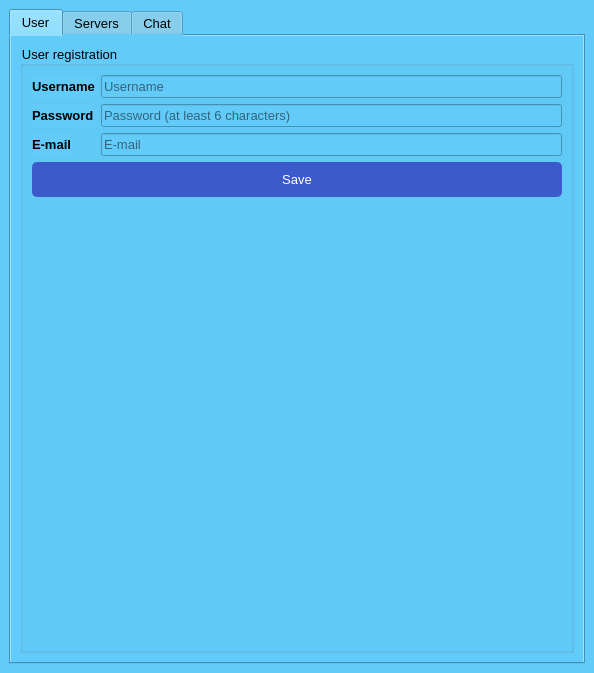
<?xml version="1.0" encoding="UTF-8"?>
<ui version="4.0">
 <class>MainWindow</class>
 <widget class="QMainWindow" name="MainWindow">
  <property name="geometry">
   <rect>
    <x>0</x>
    <y>0</y>
    <width>594</width>
    <height>673</height>
   </rect>
  </property>
  <property name="windowTitle">
   <string>RSA Chat</string>
  </property>
  <property name="styleSheet">
   <string notr="true">background: #62cbf9</string>
  </property>
  <widget class="QWidget" name="centralwidget">
   <layout class="QVBoxLayout" name="verticalLayout_2">
    <item>
     <widget class="QTabWidget" name="tabWidget">
      <property name="enabled">
       <bool>true</bool>
      </property>
      <property name="sizePolicy">
       <sizepolicy hsizetype="MinimumExpanding" vsizetype="Expanding">
        <horstretch>0</horstretch>
        <verstretch>0</verstretch>
       </sizepolicy>
      </property>
      <property name="contextMenuPolicy">
       <enum>Qt::DefaultContextMenu</enum>
      </property>
      <property name="acceptDrops">
       <bool>false</bool>
      </property>
      <property name="styleSheet">
       <string notr="true">font-family: 'Google Sans'; font-size: 13px</string>
      </property>
      <property name="tabPosition">
       <enum>QTabWidget::North</enum>
      </property>
      <property name="tabShape">
       <enum>QTabWidget::Rounded</enum>
      </property>
      <property name="currentIndex">
       <number>0</number>
      </property>
      <property name="elideMode">
       <enum>Qt::ElideNone</enum>
      </property>
      <property name="documentMode">
       <bool>false</bool>
      </property>
      <property name="tabsClosable">
       <bool>false</bool>
      </property>
      <property name="movable">
       <bool>false</bool>
      </property>
      <property name="tabBarAutoHide">
       <bool>false</bool>
      </property>
      <widget class="QWidget" name="tab_user">
       <property name="styleSheet">
        <string notr="true"/>
       </property>
       <attribute name="title">
        <string>User</string>
       </attribute>
       <layout class="QVBoxLayout" name="verticalLayout_4">
        <item>
         <widget class="QGroupBox" name="groupBox_registration">
          <property name="title">
           <string>User registration</string>
          </property>
          <layout class="QVBoxLayout" name="verticalLayout_5">
           <item>
            <layout class="QFormLayout" name="formLayout">
             <item row="0" column="0">
              <widget class="QLabel" name="label_username">
               <property name="text">
                <string>&lt;html&gt;&lt;head/&gt;&lt;body&gt;&lt;p&gt;&lt;span style=&quot; font-size:10pt; font-weight:600;&quot;&gt;Username&lt;/span&gt;&lt;/p&gt;&lt;/body&gt;&lt;/html&gt;</string>
               </property>
               <property name="textFormat">
                <enum>Qt::AutoText</enum>
               </property>
               <property name="scaledContents">
                <bool>false</bool>
               </property>
               <property name="wordWrap">
                <bool>false</bool>
               </property>
              </widget>
             </item>
             <item row="0" column="1">
              <widget class="QLineEdit" name="username_input">
               <property name="text">
                <string/>
               </property>
               <property name="placeholderText">
                <string>Username</string>
               </property>
               <property name="cursorMoveStyle">
                <enum>Qt::LogicalMoveStyle</enum>
               </property>
               <property name="clearButtonEnabled">
                <bool>true</bool>
               </property>
              </widget>
             </item>
             <item row="1" column="0">
              <widget class="QLabel" name="label_password">
               <property name="text">
                <string>&lt;html&gt;&lt;head/&gt;&lt;body&gt;&lt;p&gt;&lt;span style=&quot; font-size:10pt; font-weight:600;&quot;&gt;Password&lt;/span&gt;&lt;/p&gt;&lt;/body&gt;&lt;/html&gt;</string>
               </property>
               <property name="textFormat">
                <enum>Qt::AutoText</enum>
               </property>
               <property name="scaledContents">
                <bool>false</bool>
               </property>
               <property name="wordWrap">
                <bool>false</bool>
               </property>
              </widget>
             </item>
             <item row="1" column="1">
              <widget class="QLineEdit" name="password_input">
               <property name="echoMode">
                <enum>QLineEdit::Password</enum>
               </property>
               <property name="placeholderText">
                <string>Password (at least 6 characters)</string>
               </property>
               <property name="clearButtonEnabled">
                <bool>true</bool>
               </property>
              </widget>
             </item>
             <item row="2" column="0">
              <widget class="QLabel" name="label_email">
               <property name="text">
                <string>&lt;html&gt;&lt;head/&gt;&lt;body&gt;&lt;p&gt;&lt;span style=&quot; font-size:10pt; font-weight:600;&quot;&gt;E-mail&lt;/span&gt;&lt;/p&gt;&lt;/body&gt;&lt;/html&gt;</string>
               </property>
               <property name="textFormat">
                <enum>Qt::AutoText</enum>
               </property>
               <property name="scaledContents">
                <bool>false</bool>
               </property>
               <property name="wordWrap">
                <bool>false</bool>
               </property>
              </widget>
             </item>
             <item row="2" column="1">
              <widget class="QLineEdit" name="email_input">
               <property name="placeholderText">
                <string>E-mail</string>
               </property>
               <property name="clearButtonEnabled">
                <bool>true</bool>
               </property>
              </widget>
             </item>
             <item row="3" column="0" colspan="2">
              <widget class="QPushButton" name="save_user_button">
               <property name="styleSheet">
                <string notr="true">background: #3d5acb;
    color: #fff;
    padding: 10px;
    border-radius: 5px;</string>
               </property>
               <property name="text">
                <string>Save</string>
               </property>
              </widget>
             </item>
            </layout>
           </item>
          </layout>
         </widget>
        </item>
       </layout>
      </widget>
      <widget class="QWidget" name="tab_servers">
       <attribute name="title">
        <string>Servers</string>
       </attribute>
       <layout class="QVBoxLayout" name="verticalLayout_7">
        <item>
         <layout class="QHBoxLayout" name="horizontalLayout">
          <item>
           <widget class="QGroupBox" name="groupBox_addserver">
            <property name="title">
             <string>New server</string>
            </property>
            <layout class="QVBoxLayout" name="verticalLayout_6">
             <item>
              <layout class="QFormLayout" name="formLayout_2">
               <item row="0" column="0">
                <widget class="QLabel" name="label_server">
                 <property name="text">
                  <string>Server's name</string>
                 </property>
                </widget>
               </item>
               <item row="0" column="1">
                <widget class="QLineEdit" name="ip_servername">
                 <property name="clearButtonEnabled">
                  <bool>true</bool>
                 </property>
                </widget>
               </item>
               <item row="1" column="0">
                <widget class="QLabel" name="label_ip">
                 <property name="text">
                  <string>IP adress</string>
                 </property>
                </widget>
               </item>
               <item row="1" column="1">
                <widget class="QLineEdit" name="ip_input">
                 <property name="autoFillBackground">
                  <bool>false</bool>
                 </property>
                 <property name="inputMask">
                  <string/>
                 </property>
                 <property name="text">
                  <string/>
                 </property>
                 <property name="maxLength">
                  <number>15</number>
                 </property>
                 <property name="frame">
                  <bool>true</bool>
                 </property>
                 <property name="echoMode">
                  <enum>QLineEdit::Normal</enum>
                 </property>
                </widget>
               </item>
               <item row="3" column="0" colspan="2">
                <widget class="QPushButton" name="add_server_button">
                 <property name="styleSheet">
                  <string notr="true">background: #3d5acb;
    color: #fff;
    padding: 10px;
    border-radius: 5px;</string>
                 </property>
                 <property name="text">
                  <string>Add server</string>
                 </property>
                </widget>
               </item>
               <item row="2" column="1">
                <widget class="QSpinBox" name="port_input">
                 <property name="minimum">
                  <number>1000</number>
                 </property>
                 <property name="maximum">
                  <number>65536</number>
                 </property>
                 <property name="singleStep">
                  <number>1</number>
                 </property>
                </widget>
               </item>
               <item row="2" column="0">
                <widget class="QLabel" name="label_port">
                 <property name="text">
                  <string>Port</string>
                 </property>
                </widget>
               </item>
              </layout>
             </item>
            </layout>
           </widget>
          </item>
          <item>
           <widget class="QGroupBox" name="groupBox_serverlist">
            <property name="styleSheet">
             <string notr="true"/>
            </property>
            <property name="title">
             <string>Servers list</string>
            </property>
            <layout class="QVBoxLayout" name="verticalLayout">
             <item>
              <layout class="QGridLayout" name="gridLayout">
               <item row="0" column="0" colspan="2">
                <widget class="QListView" name="server_list"/>
               </item>
               <item row="1" column="0">
                <widget class="QPushButton" name="delete_server_button">
                 <property name="styleSheet">
                  <string notr="true">background: #3d5acb;
    color: #fff;
    padding: 10px;
    border-radius: 5px;</string>
                 </property>
                 <property name="text">
                  <string>Delete</string>
                 </property>
                </widget>
               </item>
               <item row="1" column="1">
                <widget class="QPushButton" name="connect_server_button">
                 <property name="styleSheet">
                  <string notr="true">background: #3d5acb;
    color: #fff;
    padding: 10px;
    border-radius: 5px;</string>
                 </property>
                 <property name="text">
                  <string>Connect</string>
                 </property>
                </widget>
               </item>
              </layout>
             </item>
            </layout>
           </widget>
          </item>
         </layout>
        </item>
       </layout>
      </widget>
      <widget class="QWidget" name="tab_chat">
       <property name="enabled">
        <bool>true</bool>
       </property>
       <attribute name="title">
        <string>Chat</string>
       </attribute>
       <layout class="QVBoxLayout" name="verticalLayout_8">
        <item>
         <layout class="QVBoxLayout" name="verticalLayout_3">
          <item>
           <widget class="QPushButton" name="disconnect_server_button">
            <property name="styleSheet">
             <string notr="true">background:rgb(255, 89, 111);
color: #fff;
padding: 10px;
border-radius: 5px;</string>
            </property>
            <property name="text">
             <string>Disconnect</string>
            </property>
           </widget>
          </item>
          <item>
           <widget class="QPlainTextEdit" name="message_box">
            <property name="frameShape">
             <enum>QFrame::StyledPanel</enum>
            </property>
            <property name="readOnly">
             <bool>true</bool>
            </property>
           </widget>
          </item>
          <item>
           <widget class="QLineEdit" name="message_input"/>
          </item>
          <item>
           <widget class="QPushButton" name="send_message_button">
            <property name="styleSheet">
             <string notr="true">background :rgb(0, 255, 127);

    color: #fff;
    padding: 10px;
    border-radius: 5px;</string>
            </property>
            <property name="text">
             <string>Send</string>
            </property>
           </widget>
          </item>
         </layout>
        </item>
       </layout>
      </widget>
     </widget>
    </item>
   </layout>
  </widget>
 </widget>
 <resources/>
 <connections/>
</ui>
